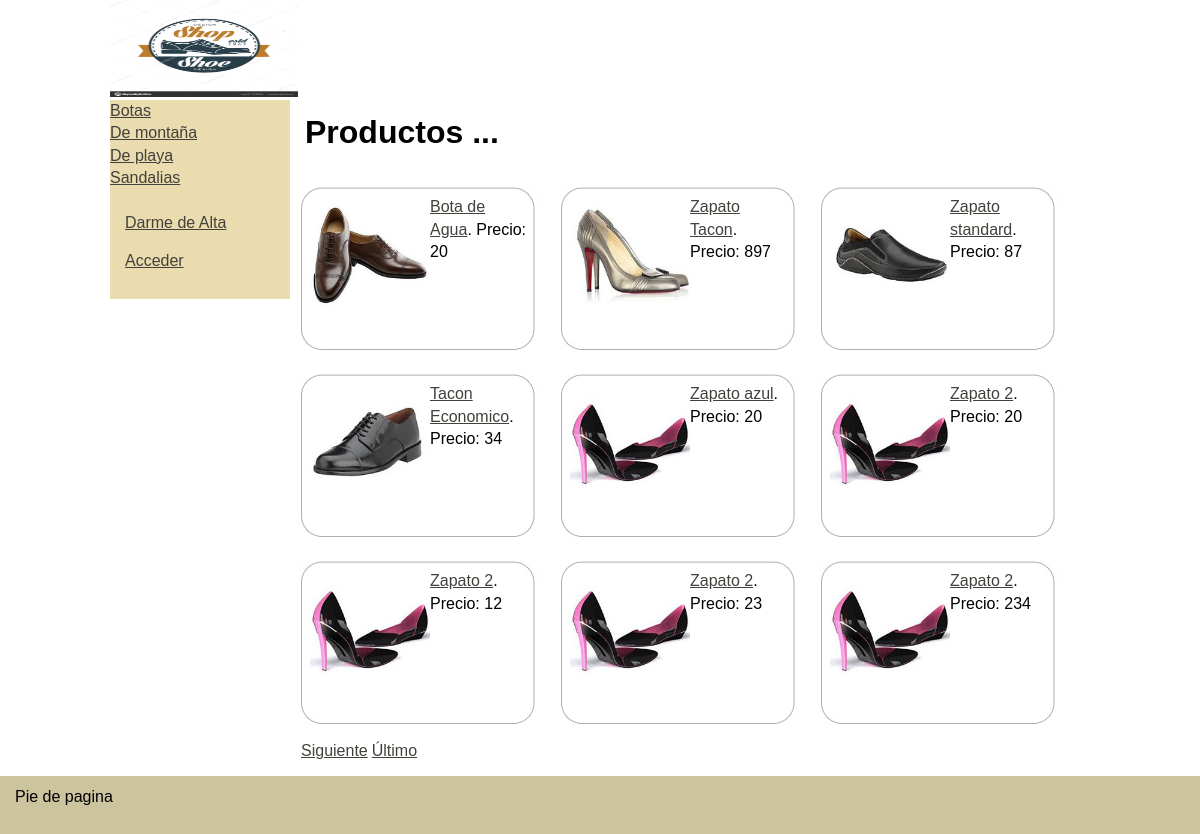
/zapatos/categoria_ver.php?cat=1, run on the app's committed database.
### tables this page shows
CREATE TABLE `tblcategoria` (
  `idCategoria` int(11) NOT NULL AUTO_INCREMENT,
  `strDescripcion` varchar(50) DEFAULT NULL,
  PRIMARY KEY (`idCategoria`)
);

CREATE TABLE `tblproducto` (
  `idProducto` int(11) NOT NULL AUTO_INCREMENT,
  `strNombre` varchar(100) DEFAULT NULL,
  `strSEO` varchar(100) DEFAULT NULL,
  `dblPrecio` double DEFAULT NULL,
  `intEstado` int(11) DEFAULT NULL,
  `intCategoria` int(11) DEFAULT NULL,
  `strImagen` varchar(50) DEFAULT NULL,
  PRIMARY KEY (`idProducto`)
);

### zapatos/includes/funciones.php (called while the page is built, shortened)
<?php
if (!function_exists("GetSQLValueString")) {
function GetSQLValueString($theValue, $theType, $theDefinedValue = "", $theNotDefinedValue = "")
{
  $theValue = function_exists("mysql_real_escape_string") ? mysql_real_escape_string($theValue) : mysql_escape_string($theValue);
  switch ($theType) {
    case "long":
    case "int":
      $theValue = ($theValue != "") ? intval($theValue) : "NULL";
      break;
  }
  return $theValue;
}
}
	?>

### zapatos/categoria_ver.php (the view, shortened to what this page needs)
<?php require_once('Connections/conexionzapatos.php'); ?>
<?php
$currentPage = $_SERVER["PHP_SELF"];
$maxRows_DatosProductos = 9;
$pageNum_DatosProductos = 0;
$startRow_DatosProductos = $pageNum_DatosProductos * $maxRows_DatosProductos;
$varCategoria_DatosProductos = "0";
if (isset($_GET["cat"])) {
  $varCategoria_DatosProductos = $_GET["cat"];
}
$query_DatosProductos = sprintf("SELECT * FROM tblproducto WHERE tblproducto.intCategoria = %s", GetSQLValueString($varCategoria_DatosProductos, "int"));
$query_limit_DatosProductos = sprintf("%s LIMIT %d, %d", $query_DatosProductos, $startRow_DatosProductos, $maxRows_DatosProductos);
$DatosProductos = mysql_query($query_limit_DatosProductos, $conexionzapatos) or die(mysql_error());
$row_DatosProductos = mysql_fetch_assoc($DatosProductos);
if (isset($_GET['totalRows_DatosProductos'])) {
  $totalRows_DatosProductos = $_GET['totalRows_DatosProductos'];
} else {
  $all_DatosProductos = mysql_query($query_DatosProductos);
  $totalRows_DatosProductos = mysql_num_rows($all_DatosProductos);
}
$totalPages_DatosProductos = ceil($totalRows_DatosProductos/$maxRows_DatosProductos)-1;
$queryString_DatosProductos = "";
if (!empty($_SERVER['QUERY_STRING'])) {
  $params = explode("&", $_SERVER['QUERY_STRING']);
  $newParams = array();
  foreach ($params as $param) {
    if (stristr($param, "pageNum_DatosProductos") == false &&
        stristr($param, "totalRows_DatosProductos") == false) {
      array_push($newParams, $param);
    }
  }
  if (count($newParams) != 0) {
    $queryString_DatosProductos = "&" . htmlentities(implode("&", $newParams));
  }
}
$queryString_DatosProductos = sprintf("&totalRows_DatosProductos=%d%s", $totalRows_DatosProductos, $queryString_DatosProductos);
?>
<!DOCTYPE html PUBLIC "-//W3C//DTD XHTML 1.0 Transitional//EN" "http://www.w3.org/TR/xhtml1/DTD/xhtml1-transitional.dtd">
<html xmlns="http://www.w3.org/1999/xhtml">
<head>
<link href="estilo/principal.css" rel="stylesheet" type="text/css" />
</head>
<body>
<div class="container">
  <div class="header"><div class="headerinterior"><img src="images/logo2.jpg" width="188" height="97" alt="Tienda Zapatos" /></div></div>
  <div class="subcontenedor">
              <div class="sidebar1">
               <?php include("includes/catalogo.php"); ?>
</div>
              <div class="content">
                <h1>Productos ...</h1>
                <div class="resultadoproductos">
                <?php if ($totalRows_DatosProductos > 0) {  ?>
  <?php do { ?>
    <div class="producto"><div class="fotoproducto"><img src="documentos/productos/<?php echo $row_DatosProductos['strImagen']; ?>" width="120" height="120" /></div><div class="textoproducto"><a href="ver_producto.php?recordID=<?php echo $row_DatosProductos['idProducto']; ?>"><?php echo $row_DatosProductos['strNombre']; ?></a>.
      Precio: <?php echo $row_DatosProductos['dblPrecio']; ?></div></div>
    <?php } while ($row_DatosProductos = mysql_fetch_assoc($DatosProductos)); ?>
                  <?php }  ?>
  </div>
                <table border="0">
                  <tr>
                    <td><?php if ($pageNum_DatosProductos > 0) {  ?>
                        <?php }  ?></td>
                    <td><?php if ($pageNum_DatosProductos > 0) {  ?>
                        <?php }  ?></td>
                    <td><?php if ($pageNum_DatosProductos < $totalPages_DatosProductos) {  ?>
                        <a href="<?php printf("%s?pageNum_DatosProductos=%d%s", $currentPage, min($totalPages_DatosProductos, $pageNum_DatosProductos + 1), $queryString_DatosProductos); ?>">Siguiente</a>
                        <?php }  ?></td>
                    <td><?php if ($pageNum_DatosProductos < $totalPages_DatosProductos) {  ?>
                        <a href="<?php printf("%s?pageNum_DatosProductos=%d%s", $currentPage, $totalPages_DatosProductos, $queryString_DatosProductos); ?>">&Uacute;ltimo</a>
                        <?php }  ?></td>
                  </tr>
                </table>
                </div>
    </div>
  <div class="footer">
    <p>Pie de pagina</p>
    </div>
  </div>
</body>
</html>

### zapatos/includes/catalogo.php (shortened to what this page needs)
<?php require_once('Connections/conexionzapatos.php'); ?>
<?php
$query_Recordset1 = "SELECT * FROM tblcategoria ORDER BY tblcategoria.strDescripcion";
$Recordset1 = mysql_query($query_Recordset1, $conexionzapatos) or die(mysql_error());
$row_Recordset1 = mysql_fetch_assoc($Recordset1);
?>
<?php do { ?>
  <a href="categoria_ver.php?cat=<?php echo $row_Recordset1['idCategoria']; ?>"><?php echo $row_Recordset1['strDescripcion']; ?></a><br>
  <?php } while ($row_Recordset1 = mysql_fetch_assoc($Recordset1)); ?>
<p>
<?php
if ((isset($_SESSION['MM_Username'])) && ($_SESSION['MM_Username'] != ""))
  {
	  echo "Hola ";
	  echo ObtenerNombreUsuario($_SESSION['MM_IdUsuario']);
	  ?>
      <br />
      <a href="carrito_lista.php" class="modificacionusuario">Carrito de la Compra</a><br />
<a href="usuario_compras.php" class="modificacionusuario">Mis Compras</a><br />
<br />
 <a href="usuario_modificar.php" class="modificacionusuario">Modificar</a> - <a href="usuario_cerrarsesion.php"  class="modificacionusuario">Salir</a>
<?php
  }
  else
  {?><br />
  <a href="alta_usuario.php">Darme de Alta</a></p>
<p><a href="acceso.php">Acceder</a></p>
<?php }?>

### zapatos/estilo/principal.css (style rules this page uses)
body { font: 100%/1.4 Verdana, Arial, Helvetica, sans-serif; background: #42413C; margin: 0; padding: 0; color: #000; }
h1, h2, h3, h4, h5, h6, p { margin-top: 0; padding-right: 15px; padding-left: 15px; }
a:link { color: #42413C; text-decoration: underline; }
.container { width: 100%; background: #FFF; margin: 0 auto; }
.header { width: 100%; height: 100px; margin-top: 0; margin-right: auto; margin-bottom: 0; margin-left: auto; }
.headerinterior { width: 980px; height: 100px; margin: 0 auto; }
.subcontenedor { background: #FFF; margin: 0 auto; width: 980px; }
.sidebar1 { float: left; width: 180px; background: #EADCAE; padding-bottom: 10px; }
.content { padding: 10px 0; width: 800px; float: left; }
.footer { padding: 10px 0; background: #CCC49F; position: relative; clear: both; }
.resultadoproductos { width: 800px; overflow:auto; }
.producto { background-color: #99F; width: 220px; float: left; margin: 10px; padding: 10px; background-image: url(../images/fondoproducto.jpg); height: 147px; }
.fotoproducto { float: left; height: 120px; width: 120px; }
.textoproducto { float: left; width: 100px; }

### data on the page
tblcategoria: strDescripcion "Botas"
tblcategoria: strDescripcion "De montaña"
tblcategoria: strDescripcion "De playa"
tblcategoria: strDescripcion "Sandalias"
tblproducto: strImagen (picture), strNombre "Bota de Agua", dblPrecio "20"
tblproducto: strImagen (picture), strNombre "Zapato Tacon", dblPrecio "897"
tblproducto: strImagen (picture), strNombre "Zapato standard", dblPrecio "87"
tblproducto: strImagen (picture), strNombre "Tacon Economico", dblPrecio "34"
tblproducto: strImagen (picture), strNombre "Zapato azul", dblPrecio "20"
tblproducto: strImagen (picture), strNombre "Zapato 2", dblPrecio "20"
tblproducto: strImagen (picture), strNombre "Zapato 2", dblPrecio "12"
tblproducto: strImagen (picture), strNombre "Zapato 2", dblPrecio "23"
tblproducto: strImagen (picture), strNombre "Zapato 2", dblPrecio "234"
